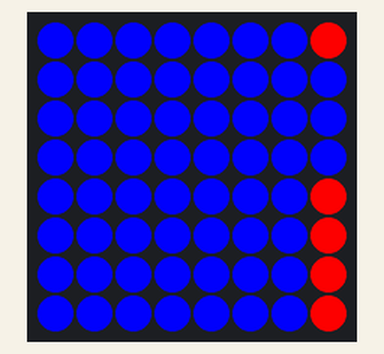
Recording of a program running on a simulated Raspberry Pi (BCM pin numbers) with a Sense HAT. Shown: the Sense HAT's 8×8 RGB LED matrix. Random numbers come from a fixed seed. At 0.0 s the program stops and its outputs stay as they are.

Above: at 0.1 s.

The program:

main.py
```python
from sense_hat import SenseHat
from random import randint

sense = SenseHat()

RED = (255, 0, 0)
BLUE = (0, 0, 255)

matrix = [[BLUE for column in range(8)] for row in range(8)]


def flatten(matrix):
    flattened = [pixel for row in matrix for pixel in row]
    return flattened

for row in matrix:
    row[-1] = RED
gap = randint(1, 6)
matrix[gap][-1] = BLUE
matrix[gap - 1][-1] = BLUE
matrix[gap + 1][-1] = BLUE

matrix = flatten(matrix)
sense.set_pixels(matrix)
```
